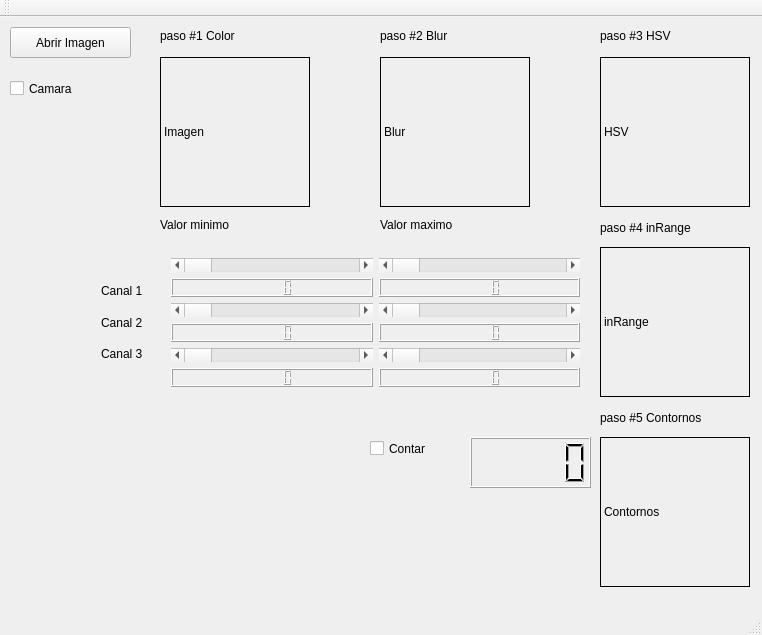
<?xml version="1.0" encoding="UTF-8"?>
<ui version="4.0">
 <class>MainWindow</class>
 <widget class="QMainWindow" name="MainWindow">
  <property name="geometry">
   <rect>
    <x>0</x>
    <y>0</y>
    <width>762</width>
    <height>635</height>
   </rect>
  </property>
  <property name="windowTitle">
   <string>MainWindow</string>
  </property>
  <widget class="QWidget" name="centralWidget">
   <widget class="QLabel" name="img">
    <property name="geometry">
     <rect>
      <x>160</x>
      <y>40</y>
      <width>150</width>
      <height>150</height>
     </rect>
    </property>
    <property name="maximumSize">
     <size>
      <width>1000</width>
      <height>1000</height>
     </size>
    </property>
    <property name="frameShape">
     <enum>QFrame::Box</enum>
    </property>
    <property name="text">
     <string>Imagen</string>
    </property>
   </widget>
   <widget class="QLabel" name="img_blur">
    <property name="geometry">
     <rect>
      <x>380</x>
      <y>40</y>
      <width>150</width>
      <height>150</height>
     </rect>
    </property>
    <property name="maximumSize">
     <size>
      <width>1000</width>
      <height>1000</height>
     </size>
    </property>
    <property name="frameShape">
     <enum>QFrame::Box</enum>
    </property>
    <property name="text">
     <string>Blur</string>
    </property>
   </widget>
   <widget class="QLabel" name="img_hsv">
    <property name="geometry">
     <rect>
      <x>600</x>
      <y>40</y>
      <width>150</width>
      <height>150</height>
     </rect>
    </property>
    <property name="maximumSize">
     <size>
      <width>1000</width>
      <height>1000</height>
     </size>
    </property>
    <property name="frameShape">
     <enum>QFrame::Box</enum>
    </property>
    <property name="text">
     <string>HSV</string>
    </property>
   </widget>
   <widget class="QLabel" name="img_inRange">
    <property name="geometry">
     <rect>
      <x>600</x>
      <y>230</y>
      <width>150</width>
      <height>150</height>
     </rect>
    </property>
    <property name="maximumSize">
     <size>
      <width>1000</width>
      <height>1000</height>
     </size>
    </property>
    <property name="frameShape">
     <enum>QFrame::Box</enum>
    </property>
    <property name="text">
     <string>inRange</string>
    </property>
   </widget>
   <widget class="QLabel" name="label_4">
    <property name="geometry">
     <rect>
      <x>160</x>
      <y>10</y>
      <width>121</width>
      <height>17</height>
     </rect>
    </property>
    <property name="text">
     <string>paso #1 Color</string>
    </property>
   </widget>
   <widget class="QLabel" name="label_5">
    <property name="geometry">
     <rect>
      <x>380</x>
      <y>10</y>
      <width>131</width>
      <height>17</height>
     </rect>
    </property>
    <property name="text">
     <string>paso #2 Blur</string>
    </property>
   </widget>
   <widget class="QLabel" name="label_6">
    <property name="geometry">
     <rect>
      <x>600</x>
      <y>10</y>
      <width>121</width>
      <height>17</height>
     </rect>
    </property>
    <property name="text">
     <string>paso #3 HSV</string>
    </property>
   </widget>
   <widget class="QLabel" name="label_7">
    <property name="geometry">
     <rect>
      <x>600</x>
      <y>200</y>
      <width>131</width>
      <height>21</height>
     </rect>
    </property>
    <property name="text">
     <string>paso #4 inRange</string>
    </property>
   </widget>
   <widget class="QLabel" name="label_8">
    <property name="geometry">
     <rect>
      <x>160</x>
      <y>200</y>
      <width>121</width>
      <height>16</height>
     </rect>
    </property>
    <property name="text">
     <string>Valor minimo</string>
    </property>
   </widget>
   <widget class="QLabel" name="label_9">
    <property name="geometry">
     <rect>
      <x>380</x>
      <y>200</y>
      <width>121</width>
      <height>16</height>
     </rect>
    </property>
    <property name="text">
     <string>Valor maximo</string>
    </property>
   </widget>
   <widget class="QPushButton" name="pushButton">
    <property name="geometry">
     <rect>
      <x>10</x>
      <y>10</y>
      <width>121</width>
      <height>31</height>
     </rect>
    </property>
    <property name="text">
     <string>Abrir Imagen</string>
    </property>
   </widget>
   <widget class="QWidget" name="layoutWidget">
    <property name="geometry">
     <rect>
      <x>160</x>
      <y>230</y>
      <width>431</width>
      <height>151</height>
     </rect>
    </property>
    <layout class="QHBoxLayout" name="horizontalLayout">
     <item>
      <layout class="QVBoxLayout" name="verticalLayout">
       <item>
        <widget class="QScrollBar" name="b1_min">
         <property name="maximum">
          <number>255</number>
         </property>
         <property name="orientation">
          <enum>Qt::Horizontal</enum>
         </property>
        </widget>
       </item>
       <item>
        <widget class="QLCDNumber" name="lcd_b1_min"/>
       </item>
       <item>
        <widget class="QScrollBar" name="b2_min">
         <property name="maximum">
          <number>255</number>
         </property>
         <property name="orientation">
          <enum>Qt::Horizontal</enum>
         </property>
        </widget>
       </item>
       <item>
        <widget class="QLCDNumber" name="lcd_b2_min"/>
       </item>
       <item>
        <widget class="QScrollBar" name="b3_min">
         <property name="maximum">
          <number>255</number>
         </property>
         <property name="orientation">
          <enum>Qt::Horizontal</enum>
         </property>
        </widget>
       </item>
       <item>
        <widget class="QLCDNumber" name="lcd_b3_min"/>
       </item>
      </layout>
     </item>
     <item>
      <layout class="QVBoxLayout" name="verticalLayout_2">
       <item>
        <widget class="QScrollBar" name="b1_max">
         <property name="maximum">
          <number>255</number>
         </property>
         <property name="orientation">
          <enum>Qt::Horizontal</enum>
         </property>
        </widget>
       </item>
       <item>
        <widget class="QLCDNumber" name="lcd_b1_max"/>
       </item>
       <item>
        <widget class="QScrollBar" name="b2_max">
         <property name="maximum">
          <number>255</number>
         </property>
         <property name="orientation">
          <enum>Qt::Horizontal</enum>
         </property>
        </widget>
       </item>
       <item>
        <widget class="QLCDNumber" name="lcd_b2_max"/>
       </item>
       <item>
        <widget class="QScrollBar" name="b3_max">
         <property name="maximum">
          <number>255</number>
         </property>
         <property name="orientation">
          <enum>Qt::Horizontal</enum>
         </property>
        </widget>
       </item>
       <item>
        <widget class="QLCDNumber" name="lcd_b3_max"/>
       </item>
      </layout>
     </item>
    </layout>
   </widget>
   <widget class="QWidget" name="layoutWidget">
    <property name="geometry">
     <rect>
      <x>90</x>
      <y>250</y>
      <width>71</width>
      <height>111</height>
     </rect>
    </property>
    <layout class="QVBoxLayout" name="verticalLayout_3">
     <item>
      <widget class="QLabel" name="label">
       <property name="text">
        <string>Canal 1</string>
       </property>
      </widget>
     </item>
     <item>
      <widget class="QLabel" name="label_3">
       <property name="text">
        <string>Canal 2</string>
       </property>
      </widget>
     </item>
     <item>
      <widget class="QLabel" name="label_2">
       <property name="text">
        <string>Canal 3</string>
       </property>
      </widget>
     </item>
    </layout>
   </widget>
   <widget class="QCheckBox" name="checkBox">
    <property name="geometry">
     <rect>
      <x>10</x>
      <y>60</y>
      <width>92</width>
      <height>23</height>
     </rect>
    </property>
    <property name="text">
     <string>Camara</string>
    </property>
   </widget>
   <widget class="QLabel" name="label_10">
    <property name="geometry">
     <rect>
      <x>600</x>
      <y>390</y>
      <width>131</width>
      <height>21</height>
     </rect>
    </property>
    <property name="text">
     <string>paso #5 Contornos</string>
    </property>
   </widget>
   <widget class="QLabel" name="img_Contornos">
    <property name="geometry">
     <rect>
      <x>600</x>
      <y>420</y>
      <width>150</width>
      <height>150</height>
     </rect>
    </property>
    <property name="maximumSize">
     <size>
      <width>1000</width>
      <height>1000</height>
     </size>
    </property>
    <property name="frameShape">
     <enum>QFrame::Box</enum>
    </property>
    <property name="text">
     <string>Contornos</string>
    </property>
   </widget>
   <widget class="QLCDNumber" name="lcdNumber">
    <property name="geometry">
     <rect>
      <x>470</x>
      <y>420</y>
      <width>121</width>
      <height>51</height>
     </rect>
    </property>
   </widget>
   <widget class="QCheckBox" name="checkBox_2">
    <property name="geometry">
     <rect>
      <x>370</x>
      <y>420</y>
      <width>92</width>
      <height>23</height>
     </rect>
    </property>
    <property name="text">
     <string>Contar</string>
    </property>
   </widget>
  </widget>
  <widget class="QMenuBar" name="menuBar">
   <property name="geometry">
    <rect>
     <x>0</x>
     <y>0</y>
     <width>762</width>
     <height>22</height>
    </rect>
   </property>
  </widget>
  <widget class="QToolBar" name="mainToolBar">
   <attribute name="toolBarArea">
    <enum>TopToolBarArea</enum>
   </attribute>
   <attribute name="toolBarBreak">
    <bool>false</bool>
   </attribute>
  </widget>
  <widget class="QStatusBar" name="statusBar"/>
 </widget>
 <layoutdefault spacing="6" margin="11"/>
 <resources/>
 <connections/>
</ui>
